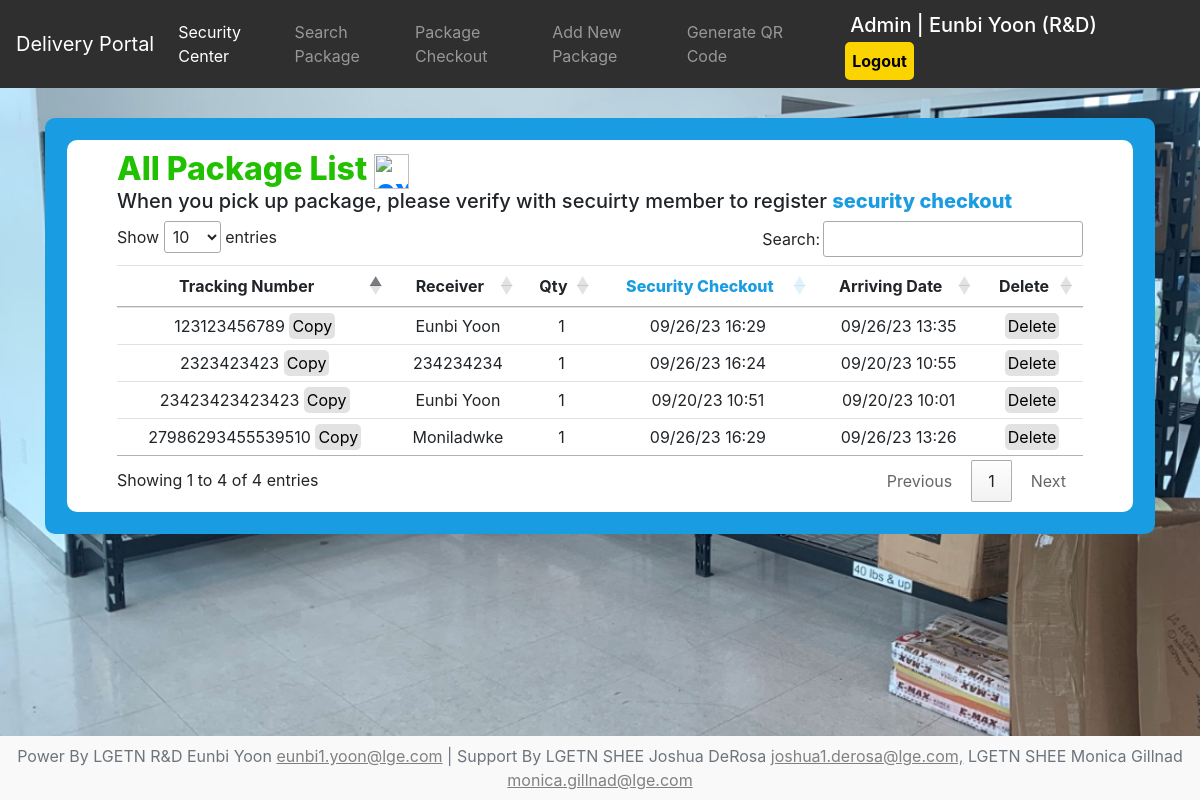
Screenshot of /security/delivery/search (signed in) with the database file from the repository.
### user/models.py (models this page shows, shortened)
class CustomUser(AbstractUser):
    first_name=models.CharField(max_length=30)
    last_name=models.CharField(max_length=30)
    team_at=models.ForeignKey(Team, on_delete=models.SET_NULL, null=True)
    email=models.EmailField(
        unique=True,
        validators=[
            RegexValidator(
                regex=r'^[a-zA-Z0-9._%+-]+@lge\.com$',
                message='Email address must end with lge.com'
            )
        ]
    )
    myday_credit=models.IntegerField(null=True, blank=True, default=1)

class Team(models.Model):
    team_name=models.CharField(max_length=50)
    team_manager=models.CharField(max_length=50)
    manager_email=models.EmailField(
        unique=True,
        validators=[
            RegexValidator(
                regex=r'^[a-zA-Z0-9._%+-]+@lge\.com$',
                message='Email address must end with lge.com'
            )
    ])
    def __str__(self):
        return self.team_name

### delivery/models.py (models this page shows)
class DeliveryData(models.Model):
    tracking_number=models.CharField(max_length=255)
    registered_by=models.ForeignKey(CustomUser, on_delete=models.CASCADE)
    receiver=models.CharField(max_length=255)
    qty=models.IntegerField(default=1, blank=False, null=False)
    arriving_date=models.DateTimeField(auto_now_add=True)
    checkout=models.DateTimeField(blank=True, null=True)
    class Meta:
        verbose_name_plural='Delivery Data'

### delivery/views.py (the view)
# urls.py: path('search',DsearchView, name='Dsearch_url'),
@login_required
def DsearchView(request):
    item_list=DeliveryData.objects.all().order_by('-arriving_date')
    username=request.user.username
    context={
        'item_list':item_list,
        'username':username,
    }
    return render(request, 'delivery-search.html', context)

### delivery/templates/delivery-search.html (shortened to what this page needs)
{% extends 'delivery_base.html' %}
{% block container %}
{% load static %}
    <link rel="stylesheet" href="https://cdn.datatables.net/1.13.6/css/jquery.dataTables.min.css">
    <div class="search text-center">
        <div class="search-container">
            <h2 class="list-title text-left">All Package List <a href="{% url 'Dallexcel_url' %}" class="center"><img width="35" height="35" src="https://img.icons8.com/material-outlined/35/21c101/export-excel.png" alt="export-excel"/></a></h2>
            <h5 style="text-align: left;">When you pick up package, please verify with secuirty member to register <span style="color:#1A9CE2; font-weight: 800;">security checkout</span></h5>
            <table class="table text-center" id="dataTable">
                <thead>
                  <tr>
                    <th class="text-center">Tracking Number</th>
                    <th class="text-center">Receiver</th>
                    <th class="text-center">Qty</th>
                    <th class="text-center" style="color:#1A9CE2; font-weight: 800;">Security Checkout</th>
                    <th class="text-center">Arriving Date</th>
                    {% if user.is_superuser %}
                        <th class="text-center">Delete</th>
                    {% endif %}
                  </tr>
                </thead>
                <tbody>
                    {% for item in item_list %}
                        <tr>
                            <td class="copyTracking text-center"  onclick="copyText(this)">{{ item.tracking_number }} <a>Copy</a></td>
                            <td>{{ item.receiver }}</td>
                            <td>{{ item.qty }}</td>
                            {% if item.checkout %}
                                <td>{{ item.checkout|date:"m/d/y H:i" }}</td>
                            {% endif %}
                            <td>{{ item.arriving_date|date:"m/d/y H:i" }}</td>
                            {% if user.is_superuser %}
                                <td><a href="{% url 'Ddelete_url' item.id %}">Delete</a></td>
                            {% endif %}
                        </tr>
                    {% endfor %}
                </tbody>
            </table>
        </div>
    </div>
    {% load static %}
{% endblock %}

### delivery/templates/delivery_base.html (shortened to what this page needs)
<div class="delivery">
  {% extends 'base.html' %}
  {% block nav %}
    {% load static %}
    <link rel="stylesheet" href="{% static 'css/delivery9.css' %}">
    <nav class="navbar navbar-expand-lg navbar-dark">
      <a class="navbar-brand" href="{% url 'Dhome_url' %}">Delivery Portal</a>
      <div class="collapse navbar-collapse" id="navbarColor02">
        <ul class="navbar-nav mr-auto">
          <li class="nav-item active">
            <a class="nav-link" href="{% url 'securityhome_url' %}">Security Center</a>
          </li>
          <li class="nav-item">
            <a class="nav-link" href="{% url 'Dsearch_url' %}">Search Package</a>
          </li>
          <li class="nav-item">
            <a class="nav-link" href="{% url 'Dcheckout_url' %}">Package Checkout</a>
          </li>
          <li class="nav-item">
            <a class="nav-link" href="{% url 'Dadd_url' %}">Add New Package</a>
          </li>
          <li class="nav-item">
            <a class="nav-link" href="{% url 'Dgenerateqr_url' %}">Generate QR Code</a>
          </li>
        </ul>
        <form class="form-inline" style="margin:0;">
          {% if user.is_authenticated %}
            {% if user.is_superuser %}
              <h5 style="color:white; margin:0 20px 0 30px; border-radius: 5px; padding:5px">Admin | {{user.first_name }} {{user.last_name}} ({{user.team_at}})</h5>
              <a class="top-banner" style="color:white; margin:0 20px 0 30px; border-radius: 5px; padding:5px" href="{% url 'logout_url' %}">Logout</a>
            {% else %}
              <h5 style="color:white; margin:0 20px 0 30px; border-radius: 5px; padding:5px">User | {{user.first_name }} {{user.last_name}} ({{user.team_at}})</h5>
              <a class="top-banner" style="color:white; margin:0 20px 0 30px; border-radius: 5px; padding:5px" href="{% url 'logout_url' %}">Logout</a>
            {% endif %}
          {% else %}
            <h5 style="color:white; margin:0">Login Here</h5>
            <a class="top-banner" style="color:white; margin:0 20px 0 30px; border-radius: 5px; padding:5px" href="{% url 'login_url' %}">Login</a>
          {% endif %}
        </form>
      </div>
    </nav>
  {% endblock %}
  {% block main %}
    {% load static %}
  {% endblock %}

### static/css/delivery9.css (style rules this page uses)
#dataTable { width: 100% !important; }
.top-banner { color:black !important; margin:0 20px 0 30px; border-radius: 5px; padding:5px; border:2px solid #FBD400; background-color: #FBD400; font-weight: 700; }
.delivery { z-index:1; position: relative; padding:0 }
.delivery::before { content:""; background-size: cover; background-image: url('../../static/image/delivery.PNG'); position:fixed; z-index:-1; width: 100%; height: 100%; top:0; left:0; }
nav { background-color: #2f2f2f; border:none; }
.search { background-color: #1A9CE2 !important; margin-top:30px; border-radius: 10px; padding:20px; border: 2px solid #1A9CE2; }
.search .search-container { background-color: white; padding:10px 50px; border-radius: 10px; }
.search .list-title { color:#21c101; font-weight: 800; margin:0; }
.search table, .search #dataTable_filter input, .search .dataTables_wrapper .dataTables_length select { background-color: white; }
.seacrh table th, .search table tr { text-align: center !important; }
.search table a { background-color: rgba(0, 0, 0, 0.114); border:none; padding:3px !important; cursor: pointer; color:black !important; border-radius: 5px; text-decoration: none; }

### rows the page displays
CustomUser: first_name "Eunbi", last_name "Yoon", team_at "R&D"
DeliveryData: tracking_number "123123456789", receiver "Eunbi Yoon", qty "1", checkout "09/26/23 16:29", arriving_date "09/26/23 13:35"
DeliveryData: tracking_number "27986293455539510", receiver "Moniladwke", qty "1", checkout "09/26/23 16:29", arriving_date "09/26/23 13:26"
DeliveryData: tracking_number "2323423423", receiver "234234234", qty "1", checkout "09/26/23 16:24", arriving_date "09/20/23 10:55"
DeliveryData: tracking_number "23423423423423", receiver "Eunbi Yoon", qty "1", checkout "09/20/23 10:51", arriving_date "09/20/23 10:01"
